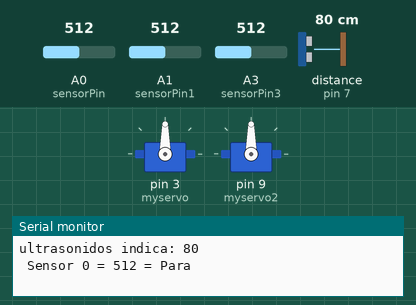
This sketch was run on a simulated Arduino Uno, built with avr-gcc and run on an emulated ATmega328P. Shown: 2 × servo, the last lines printed to the serial monitor. The inputs (shaded band) are chosen by the test bench; at power-on: A1 (sensorPin1) = 512, A0 (sensorPin) = 512, A3 (sensorPin3) = 512, distance to the obstacle (sensor on pin 7) 80 cm. The echo pulse lasts 58.3 µs per cm.

Above: at 0.1 s.
At 1.3 s:
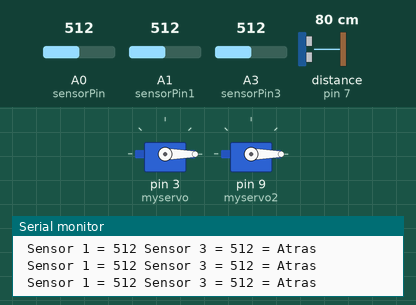
1.4 s: A1 (sensorPin1) set to 43
4.4 s: A1 (sensorPin1) set to 36
At 5.7 s:
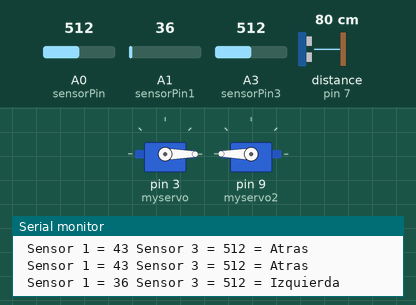
Timing chart, 0 to 7.4 s (numbered marks = the images above; inputs shaded):
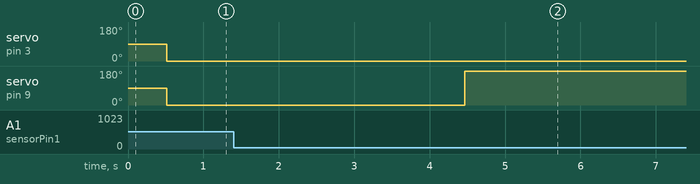

The sketch:

control_2_servo_con_3IR___Usonidos.ino
```cpp
/*
Alexandre Filgueira Lago --> http://botybot.wordpress.com/
*-*-*-*-*-**-*-*-*-*-**-*-*-*-*-**-*-*-*-*-**-*-*-*-*-**-*-*-*-*-*
*/
#include <Servo.h>
#include <Ultrasonic.h>

Ultrasonic ultrasonic(5,7); //(Trigger pin,Echo pin) pines digitales

Servo myservo;
Servo myservo2;

int pos = 0;    // variable to store the servo position

int dist_cm=0; //Ultra sonidos

int sensorPin = 0; //pin analogico 0 IR
int sensorPin1 = 1; //pin analogico 1 IR, considero izquierda
int sensorPin3 = 3; //pin analogico 3 IR  considero derecha

int varSensor = 0; //IR
int varSensor1 = 0; //IR
int varSensor3 = 0; //IR

void setup(){
  Serial.begin(9600); //conexion USB
    myservo.attach(3);  // attaches the servo on pin 3 to the servo object
    myservo2.attach(9);  // attaches the servo on pin 3 to the servo object
}

void loop()
{


//  MEDIDA DE DISTANCIA SENSOR US
    dist_cm=ultrasonic.Ranging(CM); //Medimos la distancia en cm.

    Serial.print("ultrasonidos indica: ");
    Serial.println(dist_cm);
    delay(6);          //este delay es para realizar bien las medidas, con menos tiempo se observan problemas
/////////////////////////

//COMPROBACION OBJETO IR0
    varSensor = analogRead(sensorPin);
    Serial.print(" Sensor 0 = ");
    Serial.print(varSensor);
  /////////////////

    if(varSensor < 30  ) //visualizando con el monitor serie se observa que el sensor detecta distancias superiores a 30cm, por ejemplo 40*5/1023=0.19V que equivale a x cm
      {
         Serial.println(" = Adelante");
         myservo.attach(3);
         myservo2.attach(9);
         pos = 180 ;           // movimiento "adelante" rapido
         myservo.write(pos);
         myservo2.write(pos);
        goto fin;
      }

  //IR0 o US detectan algo entonces...
    else
      {
        Serial.println(" = Para");
        myservo.detach();  // desconecta la salida de myservo
        myservo2.detach();  // desconecta la salida de myservo2
        delay (500);// para que le de tiempo a pararse, podria usar millis de alguna forma
      }

que_hacer:
         varSensor1 = analogRead(sensorPin1);//mide IR1
         Serial.print(" Sensor 1 = ");
         Serial.print(varSensor1);
         varSensor3 = analogRead(sensorPin3);//mide IR3
         Serial.print(" Sensor 3 = ");
         Serial.print(varSensor3);

         //dist_cm=ultrasonic.Ranging(CM); //Medimos la distancia en cm.
        // Serial.print("ultrasonidos indica: ");
        // Serial.println(dist_cm);
        // delay(6);          //este delay es para realizar bien las medidas, con menos tiempo se observan problemas


         if(varSensor1 <40)
            {
              Serial.println(" = Izquierda ");
              myservo.attach(3);
              myservo2.attach(9);
              pos = 0 ;           // movimiento "atras" rapido
              myservo.write(pos);  //considero servo izquierda
              pos = 180;            //movimiento "adelante" rapido
              myservo2.write(pos);  // considero servo derecha
              delay (3000); // tiempo para que gire 90º

            }
          else
            {

              if(varSensor3 < 40)
                {
                  Serial.println(" = Derecha ");
                  myservo.attach(3);
                  myservo2.attach(9);
                  pos = 180 ;           // movimiento "adelante" rapido
                  myservo.write(pos);  //considero servo izquierda
                  pos = 0;            //movimiento "atras" rapido
                  myservo2.write(pos);  // considero servo derecha
                  delay (3000);      // tiempo para que gire 90º

                }
              else
              {
              Serial.println(" = Atras ");
              myservo.attach(3);
              myservo2.attach(9);
              pos = 0 ;           // movimiento "atras" rapido
              myservo.write(pos);  //considero servo izquierda
              pos = 0;            //movimiento "atras" rapido
              myservo2.write(pos);  // considero servo derecha
              goto que_hacer; // salta a que_hacer para ver si sigue retrocediendo o gira a izquierad o derecha
              }
            }

fin:;
       }


//////////////////////
// si pos< 95 aprox giro atras
// si pos > 95 aprox giro adelante
// 0 <= pos <= 180


//////////////////
```

Measured:
- the behaviour switches between 40 and 39 on A1 (sensorPin1) (found by bisection; images 1 and 2)
- after the input at 4.4 s, servo on pin 9 (myservo2): 0° → 180° after 0.07 s
